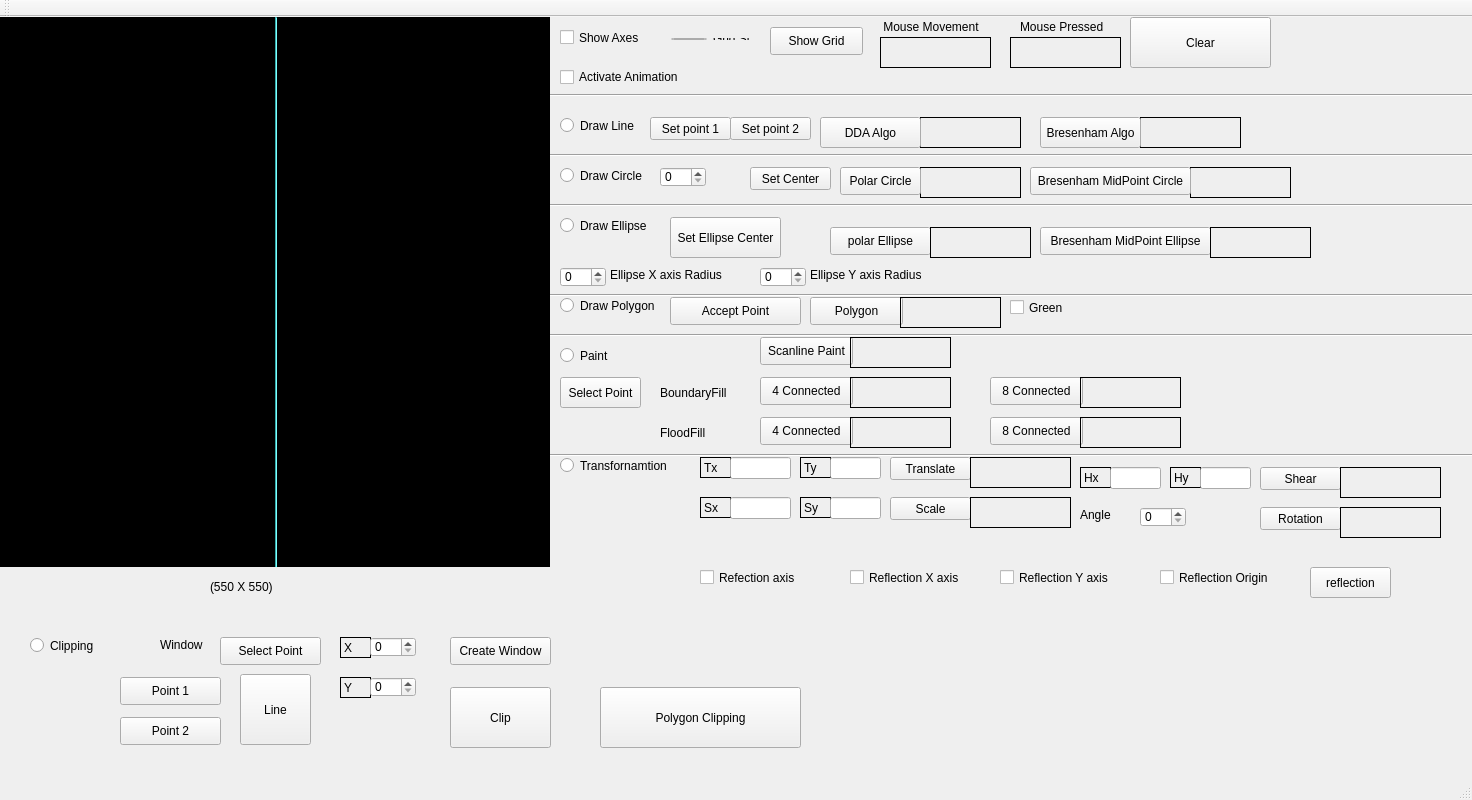
<?xml version="1.0" encoding="UTF-8"?>
<ui version="4.0">
 <class>MainWindow</class>
 <widget class="QMainWindow" name="MainWindow">
  <property name="geometry">
   <rect>
    <x>0</x>
    <y>0</y>
    <width>1472</width>
    <height>800</height>
   </rect>
  </property>
  <property name="windowTitle">
   <string>MainWindow</string>
  </property>
  <property name="autoFillBackground">
   <bool>false</bool>
  </property>
  <widget class="QWidget" name="centralWidget">
   <widget class="QLabel" name="polar_circle_time">
    <property name="geometry">
     <rect>
      <x>920</x>
      <y>150</y>
      <width>101</width>
      <height>31</height>
     </rect>
    </property>
    <property name="frameShape">
     <enum>QFrame::Box</enum>
    </property>
    <property name="text">
     <string/>
    </property>
   </widget>
   <widget class="QLabel" name="mouse_pressed">
    <property name="geometry">
     <rect>
      <x>1010</x>
      <y>20</y>
      <width>111</width>
      <height>31</height>
     </rect>
    </property>
    <property name="frameShape">
     <enum>QFrame::Panel</enum>
    </property>
    <property name="text">
     <string/>
    </property>
   </widget>
   <widget class="QLabel" name="label_6">
    <property name="geometry">
     <rect>
      <x>210</x>
      <y>560</y>
      <width>81</width>
      <height>20</height>
     </rect>
    </property>
    <property name="text">
     <string>(550 X 550)</string>
    </property>
   </widget>
   <widget class="QPushButton" name="set_point2">
    <property name="geometry">
     <rect>
      <x>730</x>
      <y>100</y>
      <width>81</width>
      <height>23</height>
     </rect>
    </property>
    <property name="text">
     <string>Set point 2</string>
    </property>
   </widget>
   <widget class="QPushButton" name="show_grid">
    <property name="geometry">
     <rect>
      <x>770</x>
      <y>10</y>
      <width>93</width>
      <height>28</height>
     </rect>
    </property>
    <property name="text">
     <string>Show Grid</string>
    </property>
   </widget>
   <widget class="Line" name="x_axis">
    <property name="geometry">
     <rect>
      <x>0</x>
      <y>275</y>
      <width>550</width>
      <height>2</height>
     </rect>
    </property>
    <property name="styleSheet">
     <string notr="true">background-color: rgb(255, 85, 255);</string>
    </property>
    <property name="orientation">
     <enum>Qt::Horizontal</enum>
    </property>
   </widget>
   <widget class="QPushButton" name="set_center">
    <property name="geometry">
     <rect>
      <x>750</x>
      <y>150</y>
      <width>81</width>
      <height>23</height>
     </rect>
    </property>
    <property name="text">
     <string>Set Center</string>
    </property>
   </widget>
   <widget class="QLabel" name="midpoint_circle_time">
    <property name="geometry">
     <rect>
      <x>1190</x>
      <y>150</y>
      <width>101</width>
      <height>31</height>
     </rect>
    </property>
    <property name="frameShape">
     <enum>QFrame::Box</enum>
    </property>
    <property name="text">
     <string/>
    </property>
   </widget>
   <widget class="QWidget" name="layoutWidget">
    <property name="geometry">
     <rect>
      <x>660</x>
      <y>10</y>
      <width>100</width>
      <height>24</height>
     </rect>
    </property>
    <layout class="QHBoxLayout" name="horizontalLayout">
     <item>
      <widget class="QSpinBox" name="grid_size"/>
     </item>
     <item>
      <widget class="QLabel" name="label">
       <property name="text">
        <string>Grid Size</string>
       </property>
      </widget>
     </item>
    </layout>
   </widget>
   <widget class="QLabel" name="label_5">
    <property name="geometry">
     <rect>
      <x>1020</x>
      <y>0</y>
      <width>91</width>
      <height>20</height>
     </rect>
    </property>
    <property name="text">
     <string>Mouse Pressed</string>
    </property>
   </widget>
   <widget class="my_label" name="frame">
    <property name="geometry">
     <rect>
      <x>0</x>
      <y>0</y>
      <width>550</width>
      <height>550</height>
     </rect>
    </property>
    <property name="mouseTracking">
     <bool>true</bool>
    </property>
    <property name="styleSheet">
     <string notr="true">background-color: rgb(0, 0, 0);</string>
    </property>
    <property name="frameShape">
     <enum>QFrame::Box</enum>
    </property>
    <property name="text">
     <string/>
    </property>
   </widget>
   <widget class="QRadioButton" name="draw_line">
    <property name="geometry">
     <rect>
      <x>560</x>
      <y>100</y>
      <width>91</width>
      <height>17</height>
     </rect>
    </property>
    <property name="text">
     <string>Draw Line</string>
    </property>
   </widget>
   <widget class="QLabel" name="label_3">
    <property name="geometry">
     <rect>
      <x>870</x>
      <y>0</y>
      <width>131</width>
      <height>20</height>
     </rect>
    </property>
    <property name="text">
     <string>    Mouse Movement</string>
    </property>
   </widget>
   <widget class="Line" name="y_axis">
    <property name="geometry">
     <rect>
      <x>275</x>
      <y>0</y>
      <width>2</width>
      <height>550</height>
     </rect>
    </property>
    <property name="styleSheet">
     <string notr="true">
background-color: rgb(85, 255, 255);</string>
    </property>
    <property name="orientation">
     <enum>Qt::Vertical</enum>
    </property>
   </widget>
   <widget class="QPushButton" name="bresenham_midpoint_circle_draw">
    <property name="geometry">
     <rect>
      <x>1030</x>
      <y>150</y>
      <width>161</width>
      <height>28</height>
     </rect>
    </property>
    <property name="text">
     <string>Bresenham MidPoint Circle</string>
    </property>
   </widget>
   <widget class="QLabel" name="bresenham_time">
    <property name="geometry">
     <rect>
      <x>1140</x>
      <y>100</y>
      <width>101</width>
      <height>31</height>
     </rect>
    </property>
    <property name="frameShape">
     <enum>QFrame::Box</enum>
    </property>
    <property name="text">
     <string/>
    </property>
   </widget>
   <widget class="QPushButton" name="polar_circle_draw">
    <property name="geometry">
     <rect>
      <x>840</x>
      <y>150</y>
      <width>81</width>
      <height>28</height>
     </rect>
    </property>
    <property name="text">
     <string>Polar Circle</string>
    </property>
   </widget>
   <widget class="QPushButton" name="bresenham">
    <property name="geometry">
     <rect>
      <x>1040</x>
      <y>100</y>
      <width>101</width>
      <height>31</height>
     </rect>
    </property>
    <property name="text">
     <string>Bresenham Algo</string>
    </property>
   </widget>
   <widget class="QPushButton" name="set_point1">
    <property name="geometry">
     <rect>
      <x>650</x>
      <y>100</y>
      <width>81</width>
      <height>23</height>
     </rect>
    </property>
    <property name="text">
     <string>Set point 1</string>
    </property>
   </widget>
   <widget class="QLabel" name="mouse_movement">
    <property name="geometry">
     <rect>
      <x>880</x>
      <y>20</y>
      <width>111</width>
      <height>31</height>
     </rect>
    </property>
    <property name="frameShape">
     <enum>QFrame::Panel</enum>
    </property>
    <property name="text">
     <string/>
    </property>
   </widget>
   <widget class="QLabel" name="dda_time">
    <property name="geometry">
     <rect>
      <x>920</x>
      <y>100</y>
      <width>101</width>
      <height>31</height>
     </rect>
    </property>
    <property name="frameShape">
     <enum>QFrame::Box</enum>
    </property>
    <property name="text">
     <string/>
    </property>
   </widget>
   <widget class="QSpinBox" name="circle_radius">
    <property name="geometry">
     <rect>
      <x>660</x>
      <y>150</y>
      <width>46</width>
      <height>20</height>
     </rect>
    </property>
   </widget>
   <widget class="QCheckBox" name="show_axes">
    <property name="geometry">
     <rect>
      <x>560</x>
      <y>10</y>
      <width>91</width>
      <height>21</height>
     </rect>
    </property>
    <property name="text">
     <string>Show Axes</string>
    </property>
   </widget>
   <widget class="QPushButton" name="dda">
    <property name="geometry">
     <rect>
      <x>820</x>
      <y>100</y>
      <width>101</width>
      <height>31</height>
     </rect>
    </property>
    <property name="text">
     <string>DDA Algo</string>
    </property>
   </widget>
   <widget class="QRadioButton" name="draw_circle">
    <property name="geometry">
     <rect>
      <x>560</x>
      <y>150</y>
      <width>91</width>
      <height>17</height>
     </rect>
    </property>
    <property name="text">
     <string>Draw Circle</string>
    </property>
   </widget>
   <widget class="QCheckBox" name="animation">
    <property name="geometry">
     <rect>
      <x>560</x>
      <y>50</y>
      <width>141</width>
      <height>20</height>
     </rect>
    </property>
    <property name="text">
     <string>Activate Animation</string>
    </property>
   </widget>
   <widget class="QPushButton" name="midpoint_ellipse_draw">
    <property name="geometry">
     <rect>
      <x>1040</x>
      <y>210</y>
      <width>171</width>
      <height>28</height>
     </rect>
    </property>
    <property name="text">
     <string>Bresenham MidPoint Ellipse</string>
    </property>
   </widget>
   <widget class="QPushButton" name="set_ellipse_center">
    <property name="geometry">
     <rect>
      <x>670</x>
      <y>200</y>
      <width>111</width>
      <height>41</height>
     </rect>
    </property>
    <property name="text">
     <string>Set Ellipse Center</string>
    </property>
   </widget>
   <widget class="QPushButton" name="polar_ellipse_draw">
    <property name="geometry">
     <rect>
      <x>830</x>
      <y>210</y>
      <width>101</width>
      <height>28</height>
     </rect>
    </property>
    <property name="text">
     <string>polar Ellipse</string>
    </property>
   </widget>
   <widget class="QRadioButton" name="draw_ellipse">
    <property name="geometry">
     <rect>
      <x>560</x>
      <y>200</y>
      <width>101</width>
      <height>17</height>
     </rect>
    </property>
    <property name="text">
     <string>Draw Ellipse</string>
    </property>
   </widget>
   <widget class="QSpinBox" name="X_radius">
    <property name="geometry">
     <rect>
      <x>560</x>
      <y>250</y>
      <width>46</width>
      <height>20</height>
     </rect>
    </property>
   </widget>
   <widget class="QLabel" name="polar_ellipse_time">
    <property name="geometry">
     <rect>
      <x>930</x>
      <y>210</y>
      <width>101</width>
      <height>31</height>
     </rect>
    </property>
    <property name="frameShape">
     <enum>QFrame::Box</enum>
    </property>
    <property name="text">
     <string/>
    </property>
   </widget>
   <widget class="QLabel" name="bresenham_midpoint_ellipse_time">
    <property name="geometry">
     <rect>
      <x>1210</x>
      <y>210</y>
      <width>101</width>
      <height>31</height>
     </rect>
    </property>
    <property name="frameShape">
     <enum>QFrame::Box</enum>
    </property>
    <property name="text">
     <string/>
    </property>
   </widget>
   <widget class="QSpinBox" name="Y_radius">
    <property name="geometry">
     <rect>
      <x>760</x>
      <y>250</y>
      <width>46</width>
      <height>20</height>
     </rect>
    </property>
   </widget>
   <widget class="QLabel" name="label_11">
    <property name="geometry">
     <rect>
      <x>610</x>
      <y>250</y>
      <width>131</width>
      <height>16</height>
     </rect>
    </property>
    <property name="text">
     <string>Ellipse X axis Radius</string>
    </property>
   </widget>
   <widget class="QLabel" name="label_12">
    <property name="geometry">
     <rect>
      <x>810</x>
      <y>250</y>
      <width>121</width>
      <height>16</height>
     </rect>
    </property>
    <property name="text">
     <string>Ellipse Y axis Radius</string>
    </property>
   </widget>
   <widget class="QPushButton" name="clear">
    <property name="geometry">
     <rect>
      <x>1130</x>
      <y>0</y>
      <width>141</width>
      <height>51</height>
     </rect>
    </property>
    <property name="text">
     <string>Clear</string>
    </property>
   </widget>
   <widget class="QRadioButton" name="paint">
    <property name="geometry">
     <rect>
      <x>560</x>
      <y>330</y>
      <width>61</width>
      <height>17</height>
     </rect>
    </property>
    <property name="text">
     <string>Paint</string>
    </property>
   </widget>
   <widget class="QLabel" name="label_14">
    <property name="geometry">
     <rect>
      <x>660</x>
      <y>360</y>
      <width>81</width>
      <height>31</height>
     </rect>
    </property>
    <property name="autoFillBackground">
     <bool>true</bool>
    </property>
    <property name="text">
     <string>BoundaryFill</string>
    </property>
    <property name="margin">
     <number>0</number>
    </property>
   </widget>
   <widget class="QLabel" name="label_15">
    <property name="geometry">
     <rect>
      <x>660</x>
      <y>400</y>
      <width>81</width>
      <height>31</height>
     </rect>
    </property>
    <property name="autoFillBackground">
     <bool>true</bool>
    </property>
    <property name="text">
     <string>FloodFill</string>
    </property>
    <property name="margin">
     <number>0</number>
    </property>
   </widget>
   <widget class="QPushButton" name="_4_connected_boundaryfill">
    <property name="geometry">
     <rect>
      <x>760</x>
      <y>360</y>
      <width>93</width>
      <height>28</height>
     </rect>
    </property>
    <property name="text">
     <string>4 Connected</string>
    </property>
   </widget>
   <widget class="QPushButton" name="_4_connected_floodfill">
    <property name="geometry">
     <rect>
      <x>760</x>
      <y>400</y>
      <width>93</width>
      <height>28</height>
     </rect>
    </property>
    <property name="text">
     <string>4 Connected</string>
    </property>
   </widget>
   <widget class="QPushButton" name="_8_connected_floodfill">
    <property name="geometry">
     <rect>
      <x>990</x>
      <y>400</y>
      <width>93</width>
      <height>28</height>
     </rect>
    </property>
    <property name="text">
     <string>8 Connected</string>
    </property>
   </widget>
   <widget class="QPushButton" name="_8_connected_boundaryfill">
    <property name="geometry">
     <rect>
      <x>990</x>
      <y>360</y>
      <width>93</width>
      <height>28</height>
     </rect>
    </property>
    <property name="text">
     <string>8 Connected</string>
    </property>
   </widget>
   <widget class="QLabel" name="_8_connected_boundaryfill_time">
    <property name="geometry">
     <rect>
      <x>1080</x>
      <y>360</y>
      <width>101</width>
      <height>31</height>
     </rect>
    </property>
    <property name="frameShape">
     <enum>QFrame::Box</enum>
    </property>
    <property name="text">
     <string/>
    </property>
   </widget>
   <widget class="QLabel" name="_8_connecte_floodfill_time">
    <property name="geometry">
     <rect>
      <x>1080</x>
      <y>400</y>
      <width>101</width>
      <height>31</height>
     </rect>
    </property>
    <property name="frameShape">
     <enum>QFrame::Box</enum>
    </property>
    <property name="text">
     <string/>
    </property>
   </widget>
   <widget class="QLabel" name="_4_connected_boundaryfill_time">
    <property name="geometry">
     <rect>
      <x>850</x>
      <y>360</y>
      <width>101</width>
      <height>31</height>
     </rect>
    </property>
    <property name="frameShape">
     <enum>QFrame::Box</enum>
    </property>
    <property name="text">
     <string/>
    </property>
   </widget>
   <widget class="QLabel" name="_4_connected_floodfill_time">
    <property name="geometry">
     <rect>
      <x>850</x>
      <y>400</y>
      <width>101</width>
      <height>31</height>
     </rect>
    </property>
    <property name="frameShape">
     <enum>QFrame::Box</enum>
    </property>
    <property name="text">
     <string/>
    </property>
   </widget>
   <widget class="QPushButton" name="select_point">
    <property name="geometry">
     <rect>
      <x>560</x>
      <y>360</y>
      <width>81</width>
      <height>31</height>
     </rect>
    </property>
    <property name="text">
     <string>Select Point</string>
    </property>
   </widget>
   <widget class="QPushButton" name="scanline_paint">
    <property name="geometry">
     <rect>
      <x>760</x>
      <y>320</y>
      <width>93</width>
      <height>28</height>
     </rect>
    </property>
    <property name="text">
     <string>Scanline Paint</string>
    </property>
   </widget>
   <widget class="QLabel" name="scanline_time">
    <property name="geometry">
     <rect>
      <x>850</x>
      <y>320</y>
      <width>101</width>
      <height>31</height>
     </rect>
    </property>
    <property name="frameShape">
     <enum>QFrame::Box</enum>
    </property>
    <property name="text">
     <string/>
    </property>
   </widget>
   <widget class="QPushButton" name="accept_point">
    <property name="geometry">
     <rect>
      <x>670</x>
      <y>280</y>
      <width>131</width>
      <height>28</height>
     </rect>
    </property>
    <property name="text">
     <string>Accept Point</string>
    </property>
   </widget>
   <widget class="QPushButton" name="polygon">
    <property name="geometry">
     <rect>
      <x>810</x>
      <y>280</y>
      <width>93</width>
      <height>28</height>
     </rect>
    </property>
    <property name="text">
     <string>Polygon</string>
    </property>
   </widget>
   <widget class="QRadioButton" name="draw_polygon">
    <property name="geometry">
     <rect>
      <x>560</x>
      <y>280</y>
      <width>121</width>
      <height>17</height>
     </rect>
    </property>
    <property name="text">
     <string>Draw Polygon</string>
    </property>
   </widget>
   <widget class="QLabel" name="polygon_time">
    <property name="geometry">
     <rect>
      <x>900</x>
      <y>280</y>
      <width>101</width>
      <height>31</height>
     </rect>
    </property>
    <property name="frameShape">
     <enum>QFrame::Box</enum>
    </property>
    <property name="text">
     <string/>
    </property>
   </widget>
   <widget class="QLabel" name="tx">
    <property name="geometry">
     <rect>
      <x>700</x>
      <y>440</y>
      <width>31</width>
      <height>21</height>
     </rect>
    </property>
    <property name="frameShape">
     <enum>QFrame::Box</enum>
    </property>
    <property name="text">
     <string>Tx</string>
    </property>
   </widget>
   <widget class="QLabel" name="angle">
    <property name="geometry">
     <rect>
      <x>1080</x>
      <y>490</y>
      <width>55</width>
      <height>16</height>
     </rect>
    </property>
    <property name="text">
     <string>Angle</string>
    </property>
   </widget>
   <widget class="QLabel" name="ty">
    <property name="geometry">
     <rect>
      <x>800</x>
      <y>440</y>
      <width>31</width>
      <height>21</height>
     </rect>
    </property>
    <property name="frameShape">
     <enum>QFrame::Box</enum>
    </property>
    <property name="text">
     <string>Ty</string>
    </property>
   </widget>
   <widget class="QLabel" name="sx">
    <property name="geometry">
     <rect>
      <x>700</x>
      <y>480</y>
      <width>31</width>
      <height>21</height>
     </rect>
    </property>
    <property name="frameShape">
     <enum>QFrame::Box</enum>
    </property>
    <property name="text">
     <string>Sx</string>
    </property>
   </widget>
   <widget class="QLabel" name="sy">
    <property name="geometry">
     <rect>
      <x>800</x>
      <y>480</y>
      <width>31</width>
      <height>21</height>
     </rect>
    </property>
    <property name="frameShape">
     <enum>QFrame::Box</enum>
    </property>
    <property name="text">
     <string>Sy</string>
    </property>
   </widget>
   <widget class="QLabel" name="hx">
    <property name="geometry">
     <rect>
      <x>1080</x>
      <y>450</y>
      <width>31</width>
      <height>21</height>
     </rect>
    </property>
    <property name="frameShape">
     <enum>QFrame::Box</enum>
    </property>
    <property name="text">
     <string>Hx</string>
    </property>
   </widget>
   <widget class="QLabel" name="hy">
    <property name="geometry">
     <rect>
      <x>1170</x>
      <y>450</y>
      <width>31</width>
      <height>21</height>
     </rect>
    </property>
    <property name="frameShape">
     <enum>QFrame::Box</enum>
    </property>
    <property name="text">
     <string>Hy</string>
    </property>
   </widget>
   <widget class="QSpinBox" name="tangle">
    <property name="geometry">
     <rect>
      <x>1140</x>
      <y>490</y>
      <width>46</width>
      <height>20</height>
     </rect>
    </property>
   </widget>
   <widget class="QPushButton" name="translate">
    <property name="geometry">
     <rect>
      <x>890</x>
      <y>440</y>
      <width>81</width>
      <height>23</height>
     </rect>
    </property>
    <property name="text">
     <string>Translate</string>
    </property>
   </widget>
   <widget class="QPushButton" name="scale">
    <property name="geometry">
     <rect>
      <x>890</x>
      <y>480</y>
      <width>81</width>
      <height>23</height>
     </rect>
    </property>
    <property name="text">
     <string>Scale</string>
    </property>
   </widget>
   <widget class="QPushButton" name="shear">
    <property name="geometry">
     <rect>
      <x>1260</x>
      <y>450</y>
      <width>81</width>
      <height>23</height>
     </rect>
    </property>
    <property name="text">
     <string>Shear</string>
    </property>
   </widget>
   <widget class="QPushButton" name="rotation">
    <property name="geometry">
     <rect>
      <x>1260</x>
      <y>490</y>
      <width>81</width>
      <height>23</height>
     </rect>
    </property>
    <property name="text">
     <string>Rotation</string>
    </property>
   </widget>
   <widget class="QRadioButton" name="transformation">
    <property name="geometry">
     <rect>
      <x>560</x>
      <y>440</y>
      <width>131</width>
      <height>17</height>
     </rect>
    </property>
    <property name="text">
     <string>Transfornamtion</string>
    </property>
   </widget>
   <widget class="QLineEdit" name="tx_edit">
    <property name="geometry">
     <rect>
      <x>730</x>
      <y>440</y>
      <width>61</width>
      <height>22</height>
     </rect>
    </property>
   </widget>
   <widget class="QLineEdit" name="ty_edit">
    <property name="geometry">
     <rect>
      <x>830</x>
      <y>440</y>
      <width>51</width>
      <height>22</height>
     </rect>
    </property>
   </widget>
   <widget class="QLineEdit" name="sx_edit">
    <property name="geometry">
     <rect>
      <x>730</x>
      <y>480</y>
      <width>61</width>
      <height>22</height>
     </rect>
    </property>
   </widget>
   <widget class="QLineEdit" name="sy_edit">
    <property name="geometry">
     <rect>
      <x>830</x>
      <y>480</y>
      <width>51</width>
      <height>22</height>
     </rect>
    </property>
   </widget>
   <widget class="QLineEdit" name="hx_edit">
    <property name="geometry">
     <rect>
      <x>1110</x>
      <y>450</y>
      <width>51</width>
      <height>22</height>
     </rect>
    </property>
   </widget>
   <widget class="QLineEdit" name="hy_edit">
    <property name="geometry">
     <rect>
      <x>1200</x>
      <y>450</y>
      <width>51</width>
      <height>22</height>
     </rect>
    </property>
   </widget>
   <widget class="Line" name="line">
    <property name="geometry">
     <rect>
      <x>550</x>
      <y>430</y>
      <width>1031</width>
      <height>16</height>
     </rect>
    </property>
    <property name="orientation">
     <enum>Qt::Horizontal</enum>
    </property>
   </widget>
   <widget class="Line" name="line_2">
    <property name="geometry">
     <rect>
      <x>550</x>
      <y>310</y>
      <width>1031</width>
      <height>16</height>
     </rect>
    </property>
    <property name="orientation">
     <enum>Qt::Horizontal</enum>
    </property>
   </widget>
   <widget class="Line" name="line_3">
    <property name="geometry">
     <rect>
      <x>550</x>
      <y>270</y>
      <width>1001</width>
      <height>16</height>
     </rect>
    </property>
    <property name="orientation">
     <enum>Qt::Horizontal</enum>
    </property>
   </widget>
   <widget class="Line" name="line_4">
    <property name="geometry">
     <rect>
      <x>550</x>
      <y>180</y>
      <width>1021</width>
      <height>16</height>
     </rect>
    </property>
    <property name="orientation">
     <enum>Qt::Horizontal</enum>
    </property>
   </widget>
   <widget class="Line" name="line_5">
    <property name="geometry">
     <rect>
      <x>550</x>
      <y>130</y>
      <width>981</width>
      <height>16</height>
     </rect>
    </property>
    <property name="orientation">
     <enum>Qt::Horizontal</enum>
    </property>
   </widget>
   <widget class="Line" name="line_6">
    <property name="geometry">
     <rect>
      <x>550</x>
      <y>70</y>
      <width>951</width>
      <height>16</height>
     </rect>
    </property>
    <property name="orientation">
     <enum>Qt::Horizontal</enum>
    </property>
   </widget>
   <widget class="QLabel" name="translate_time">
    <property name="geometry">
     <rect>
      <x>970</x>
      <y>440</y>
      <width>101</width>
      <height>31</height>
     </rect>
    </property>
    <property name="frameShape">
     <enum>QFrame::Box</enum>
    </property>
    <property name="text">
     <string/>
    </property>
   </widget>
   <widget class="QLabel" name="scaling_time">
    <property name="geometry">
     <rect>
      <x>970</x>
      <y>480</y>
      <width>101</width>
      <height>31</height>
     </rect>
    </property>
    <property name="frameShape">
     <enum>QFrame::Box</enum>
    </property>
    <property name="text">
     <string/>
    </property>
   </widget>
   <widget class="QLabel" name="shear_time">
    <property name="geometry">
     <rect>
      <x>1340</x>
      <y>450</y>
      <width>101</width>
      <height>31</height>
     </rect>
    </property>
    <property name="frameShape">
     <enum>QFrame::Box</enum>
    </property>
    <property name="text">
     <string/>
    </property>
   </widget>
   <widget class="QLabel" name="rotation_time">
    <property name="geometry">
     <rect>
      <x>1340</x>
      <y>490</y>
      <width>101</width>
      <height>31</height>
     </rect>
    </property>
    <property name="frameShape">
     <enum>QFrame::Box</enum>
    </property>
    <property name="text">
     <string/>
    </property>
   </widget>
   <widget class="QRadioButton" name="clipping">
    <property name="geometry">
     <rect>
      <x>30</x>
      <y>620</y>
      <width>131</width>
      <height>17</height>
     </rect>
    </property>
    <property name="text">
     <string>Clipping</string>
    </property>
   </widget>
   <widget class="QLabel" name="label_13">
    <property name="geometry">
     <rect>
      <x>160</x>
      <y>620</y>
      <width>51</width>
      <height>16</height>
     </rect>
    </property>
    <property name="text">
     <string>Window</string>
    </property>
   </widget>
   <widget class="QPushButton" name="select_point_top_left">
    <property name="geometry">
     <rect>
      <x>220</x>
      <y>620</y>
      <width>101</width>
      <height>28</height>
     </rect>
    </property>
    <property name="text">
     <string>Select Point</string>
    </property>
   </widget>
   <widget class="QLabel" name="label_2">
    <property name="geometry">
     <rect>
      <x>340</x>
      <y>620</y>
      <width>31</width>
      <height>21</height>
     </rect>
    </property>
    <property name="frameShape">
     <enum>QFrame::Box</enum>
    </property>
    <property name="text">
     <string>X</string>
    </property>
   </widget>
   <widget class="QLabel" name="label_4">
    <property name="geometry">
     <rect>
      <x>340</x>
      <y>660</y>
      <width>31</width>
      <height>21</height>
     </rect>
    </property>
    <property name="frameShape">
     <enum>QFrame::Box</enum>
    </property>
    <property name="text">
     <string>Y</string>
    </property>
   </widget>
   <widget class="QPushButton" name="create_window">
    <property name="geometry">
     <rect>
      <x>450</x>
      <y>620</y>
      <width>101</width>
      <height>28</height>
     </rect>
    </property>
    <property name="text">
     <string>Create Window</string>
    </property>
   </widget>
   <widget class="QPushButton" name="pointc1">
    <property name="geometry">
     <rect>
      <x>120</x>
      <y>660</y>
      <width>101</width>
      <height>28</height>
     </rect>
    </property>
    <property name="text">
     <string>Point 1</string>
    </property>
   </widget>
   <widget class="QPushButton" name="pointc2">
    <property name="geometry">
     <rect>
      <x>120</x>
      <y>700</y>
      <width>101</width>
      <height>28</height>
     </rect>
    </property>
    <property name="text">
     <string>Point 2</string>
    </property>
   </widget>
   <widget class="QPushButton" name="line_dda">
    <property name="geometry">
     <rect>
      <x>240</x>
      <y>657</y>
      <width>71</width>
      <height>71</height>
     </rect>
    </property>
    <property name="text">
     <string>Line</string>
    </property>
   </widget>
   <widget class="QPushButton" name="clip_line">
    <property name="geometry">
     <rect>
      <x>450</x>
      <y>670</y>
      <width>101</width>
      <height>61</height>
     </rect>
    </property>
    <property name="text">
     <string>Clip</string>
    </property>
   </widget>
   <widget class="QSpinBox" name="rx">
    <property name="geometry">
     <rect>
      <x>370</x>
      <y>620</y>
      <width>46</width>
      <height>20</height>
     </rect>
    </property>
   </widget>
   <widget class="QSpinBox" name="ry">
    <property name="geometry">
     <rect>
      <x>370</x>
      <y>660</y>
      <width>46</width>
      <height>20</height>
     </rect>
    </property>
   </widget>
   <widget class="QCheckBox" name="reflectionaxis">
    <property name="geometry">
     <rect>
      <x>700</x>
      <y>550</y>
      <width>131</width>
      <height>21</height>
     </rect>
    </property>
    <property name="text">
     <string>Refection axis</string>
    </property>
   </widget>
   <widget class="QCheckBox" name="reflectxaxis">
    <property name="geometry">
     <rect>
      <x>850</x>
      <y>550</y>
      <width>131</width>
      <height>21</height>
     </rect>
    </property>
    <property name="text">
     <string>Reflection X axis</string>
    </property>
   </widget>
   <widget class="QCheckBox" name="reflectyaxis">
    <property name="geometry">
     <rect>
      <x>1000</x>
      <y>550</y>
      <width>131</width>
      <height>21</height>
     </rect>
    </property>
    <property name="text">
     <string>Reflection Y axis</string>
    </property>
   </widget>
   <widget class="QCheckBox" name="reflectorigin">
    <property name="geometry">
     <rect>
      <x>1160</x>
      <y>550</y>
      <width>131</width>
      <height>21</height>
     </rect>
    </property>
    <property name="text">
     <string>Reflection Origin</string>
    </property>
   </widget>
   <widget class="QPushButton" name="reflection">
    <property name="geometry">
     <rect>
      <x>1310</x>
      <y>550</y>
      <width>81</width>
      <height>31</height>
     </rect>
    </property>
    <property name="text">
     <string>reflection</string>
    </property>
   </widget>
   <widget class="QPushButton" name="polygonclipping">
    <property name="geometry">
     <rect>
      <x>600</x>
      <y>670</y>
      <width>201</width>
      <height>61</height>
     </rect>
    </property>
    <property name="text">
     <string>Polygon Clipping</string>
    </property>
   </widget>
   <widget class="QCheckBox" name="green">
    <property name="geometry">
     <rect>
      <x>1010</x>
      <y>280</y>
      <width>71</width>
      <height>21</height>
     </rect>
    </property>
    <property name="text">
     <string>Green</string>
    </property>
   </widget>
  </widget>
  <widget class="QMenuBar" name="menuBar">
   <property name="geometry">
    <rect>
     <x>0</x>
     <y>0</y>
     <width>1472</width>
     <height>26</height>
    </rect>
   </property>
  </widget>
  <widget class="QToolBar" name="mainToolBar">
   <attribute name="toolBarArea">
    <enum>TopToolBarArea</enum>
   </attribute>
   <attribute name="toolBarBreak">
    <bool>false</bool>
   </attribute>
  </widget>
  <widget class="QStatusBar" name="statusBar"/>
 </widget>
 <layoutdefault spacing="6" margin="11"/>
 <customwidgets>
  <customwidget>
   <class>my_label</class>
   <extends>QLabel</extends>
   <header location="global">my_label.h</header>
  </customwidget>
 </customwidgets>
 <resources/>
 <connections/>
</ui>
